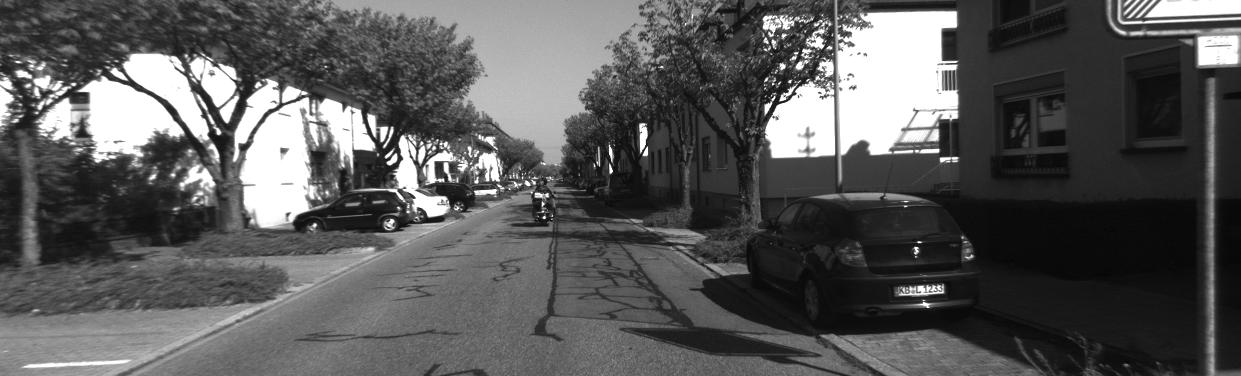
#> input picture exercise7/data/000000.png, 1241 x 376 px, found by its file name
$ python runner.py   (older library calls are emulated)
#> lines starting #> are read from the running program, lines starting #| are printed output that depends on the picture
#> in load_image, color_image is the input picture: shape (376, 1241, 3); min 6, max 255, mean 89
### tools/utils/image.py
from operator import matmul
from matplotlib import image
import numpy as np
import cv2 # OpenCV
import math
from matplotlib import pyplot as plt
import os

from ..utils.process_text_file import ProcessTextFile

class Image:
    def __init__(self):
        self.gs = []

    def load_image(self, image_fname, display=False):
        color_image = cv2.imread(image_fname)
        self.gs = cv2.cvtColor(color_image, cv2.COLOR_BGR2GRAY)

        if display:
            Image.imshow(self.gs)

        return

    # [21 lines left out: functions imresize, display_image, imagesc, not called in this run]

    @staticmethod
    def normalize(img):

        return (img - img.min()) / (img.max() - img.min() + 1e-5)

    # [14 lines left out: functions imshow, meshgrid, not called in this run]

### tools/algo/harris.py
from operator import matmul
from os import stat
from matplotlib import image
import numpy as np
from numpy.core.fromnumeric import sort
from scipy.spatial.distance import cdist
import cv2 # OpenCV
import math
from matplotlib import pyplot as plt
import os
from tools.utils.image import Image

class Harris:
    def __init__(self, params):
        self.corner_patch_size = params["corner_patch_size"]
        self.harris_kappa = params["harris_kappa"]
        self.num_keypoints = params["num_keypoints"]
        self.nonmaximum_suppression_radius = params["nonmaximum_suppression_radius"]
        self.descriptor_radius = params["descriptor_radius"]
        self.match_lambda = params["match_lambda"]

        self.sobel = {'x' : np.array([-1., 0., 1., -2., 0., 2., -1., 0., 1.]).reshape((3,3))\
            , 'y' : np.array([-1., -2., -1., 0., 0., 0., 1., 2., 1.]).reshape((3,3))}

    def compute_haris_score(self, img):

        sum_Ix_squared, sum_Iy_squared, sum_IxIy_squared = self.convolve_sobel_xy(img)

        R_harris = sum_Ix_squared * sum_Iy_squared - sum_IxIy_squared * sum_IxIy_squared - self.harris_kappa * (sum_Ix_squared + sum_Iy_squared)**2

        R_harris[R_harris < 0] = 0

        return R_harris

    def compute_shi_tomasi_score(self, img):

        sum_Ix_squared, sum_Iy_squared, sum_IxIy_squared = self.convolve_sobel_xy(img)
#> in convolve_sobel_xy, `Ix_squared, Iy_squared, IxIy = Ix**2, Iy**2, Ix * Iy`:
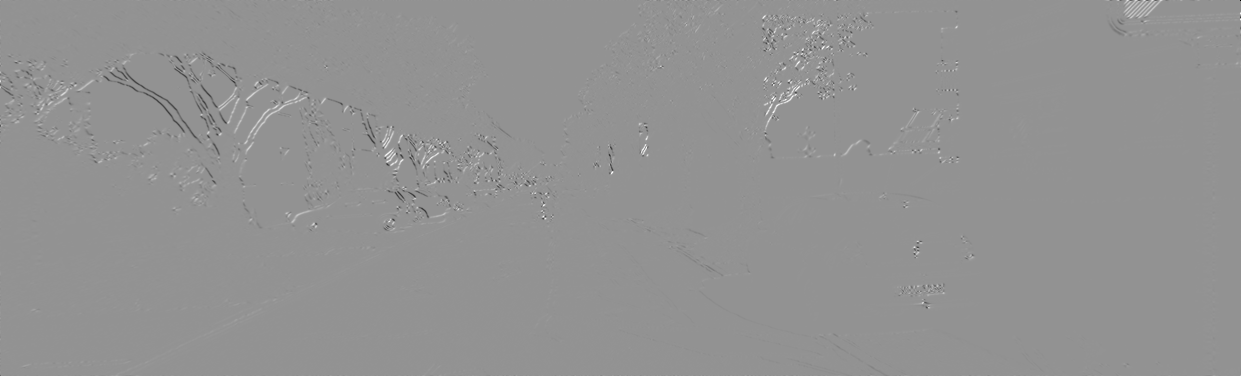
#> IxIy: shape (376, 1241) float64; min -9, max 6.62, mean 0.00029; drawn with min black and max white
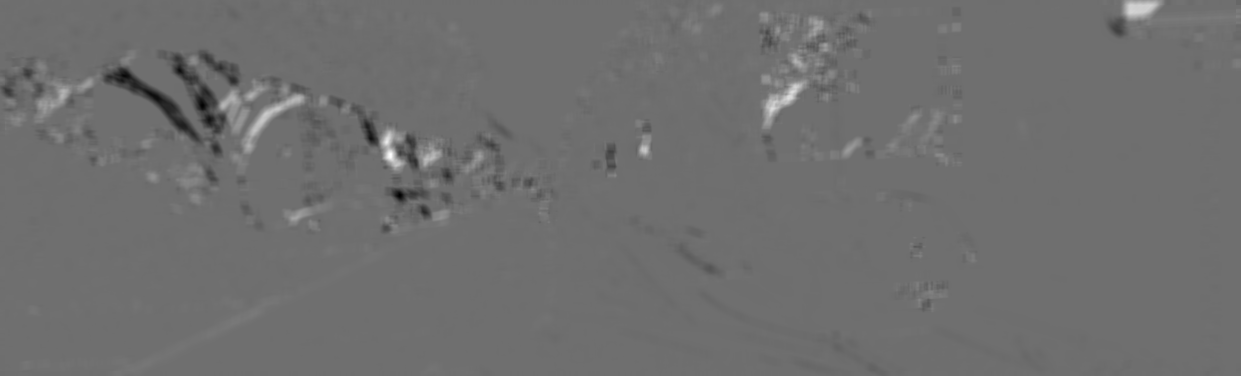
#> sum_IxIy_squared: shape (376, 1241) float64; min -128.9, max 167.1, mean 0; drawn with min black and max white

        trace = sum_Ix_squared + sum_Iy_squared

        determinant = sum_Ix_squared * sum_Iy_squared - sum_IxIy_squared**2

        R_shi_tomasi = trace / 2 - (trace**2 / 4 - determinant)**0.5

        R_shi_tomasi[R_shi_tomasi < 0] = 0
#> R_shi_tomasi: shape (376, 1241) float64; min 0, max 130.9, mean 3.9

        return R_shi_tomasi

    def convolve_sobel_xy(self, img):

        img_normalized = img.copy() / np.max(img)

        Ix, Iy = cv2.filter2D(img_normalized, -1, self.sobel["x"], borderType=cv2.BORDER_CONSTANT), cv2.filter2D(img_normalized, -1, self.sobel["y"], borderType=cv2.BORDER_CONSTANT)

        Ix_squared, Iy_squared, IxIy = Ix**2, Iy**2, Ix * Iy

        patch = np.ones((self.corner_patch_size, self.corner_patch_size))

        return cv2.filter2D(Ix_squared, -1, patch, borderType=cv2.BORDER_CONSTANT), cv2.filter2D(Iy_squared, -1, patch, borderType=cv2.BORDER_CONSTANT), cv2.filter2D(IxIy, -1, patch, borderType=cv2.BORDER_CONSTANT)

    # [18 lines left out: function convolve, not called in this run]

    def select_keypoints(self, score_mat):

        r = self.nonmaximum_suppression_radius

        keypoints = np.zeros((self.num_keypoints ,2)).astype(int)

        padded_score_mat = np.array(Harris.padarray(score_mat, 2*r))

        for i in range(self.num_keypoints):
            kp = np.argmax(padded_score_mat)
            kp = Harris.ind2sub(padded_score_mat.shape, kp)
            keypoints[i,:] = np.asarray(kp).astype(int) - r
            padded_score_mat[kp[0]-r:kp[0]+r, kp[1]-r:kp[1]+r] = 0

        return keypoints

    def plot_keypoints(self, keypoints, linestyle="x", marker_size=3):

        keypoints_tmp = Harris.col2row_matrix(keypoints)

        plt.plot(keypoints_tmp[:,1], keypoints_tmp[:,0], marker=linestyle, linestyle=" ", markersize=marker_size, color="r")

        return

    def get_keypoint_descriptors(self, keypoints, img):

        # keypoints_tmp = Harris.col2row_matrix(keypoints)

        r = self.descriptor_radius

        # descriptors = np.zeros((keypoints_tmp.shape[0],(2*r)**2))

        padded_img = np.array(Harris.padarray(img, 2*r))

        # for i in range(keypoints_tmp.shape[0]):
        #     kp = (keypoints_tmp[i,:] + r).astype(np.int)
        #     descriptors[i,:] = np.reshape(padded_img[kp[0]-r:kp[0]+r, kp[1]-r:kp[1]+r], (1,-1))

        descriptors = np.zeros((keypoints.shape[0],(2*r)**2))
        for i in range(keypoints.shape[0]):
            kp = (keypoints[i,:] + r).astype(np.int)
            descriptors[i,:] = np.reshape(padded_img[kp[0]-r:kp[0]+r, kp[1]-r:kp[1]+r], (1,-1))


        return descriptors

    def get_keypoints_descriptors_from_image(self, img_path):

        img = Image()
        img.load_image(img_path)

        score_harris = self.compute_haris_score(img.gs)
        score_harris = Image.normalize(score_harris)

        keypoints = self.select_keypoints(score_harris)

        return keypoints, self.get_keypoint_descriptors(keypoints, img.gs)

    # [37 lines left out: functions match_descriptors, plot_matches, not called in this run]

    @staticmethod
    def col2row_matrix(mat):

        mat_tmp = mat.copy()
        if mat.shape[1] > mat.shape[0]:
            mat_tmp = np.transpose(mat_tmp)

        return mat_tmp

    @staticmethod
    def padarray(array, corner_patch_size):

        array_padded = array.copy()

        patch_radius = math.floor(corner_patch_size / 2)

        array_padded = cv2.copyMakeBorder(array, patch_radius, patch_radius, patch_radius, patch_radius, cv2.BORDER_CONSTANT)

        return array_padded

    @staticmethod
    def ind2sub(sz, ind):

        row = ind // sz[1]
        col = ind % sz[1]

        return (row, col)

### exercise3/runner.py
from os import device_encoding
import cv2 # OpenCV
import matplotlib as mtplb
import numpy as np
import argparse as ap
import pathlib
from matplotlib import pyplot as plt
import os
import sys
sys.path.append(".")

from tools.utils.process_text_file import ProcessTextFile
from tools.algo.perspective_projection import PerspectiveProjection
from tools.algo.dlt import DLT
from tools.utils.animation import Animation
from tools.geometry.rotations import Rotations
from tools.utils.image import Image
from tools.algo.harris import Harris

# Initial parameters
params = dict()
params["corner_patch_size"] = 9
params["harris_kappa"] = 0.08
params["num_keypoints"] = 200
params["nonmaximum_suppression_radius"] = 8
params["descriptor_radius"] = 9
params["match_lambda"] = 4

img = Image()
current_file_path = str(pathlib.Path(__file__).parent.absolute()) + "/data"
img.load_image(current_file_path + '/000000.png')

# Part 1 - Calculate Corner Response Functions
# Shi-Tomasi
harris = Harris(params)
score_shi_tomasi = harris.compute_shi_tomasi_score(img.gs)
score_shi_tomasi = Image.normalize(score_shi_tomasi)

# Harris
score_harris = harris.compute_haris_score(img.gs)
#> in compute_haris_score, `R_harris = sum_Ix_squared * sum_Iy_squared - sum_IxIy_squared * sum_Ix..`:
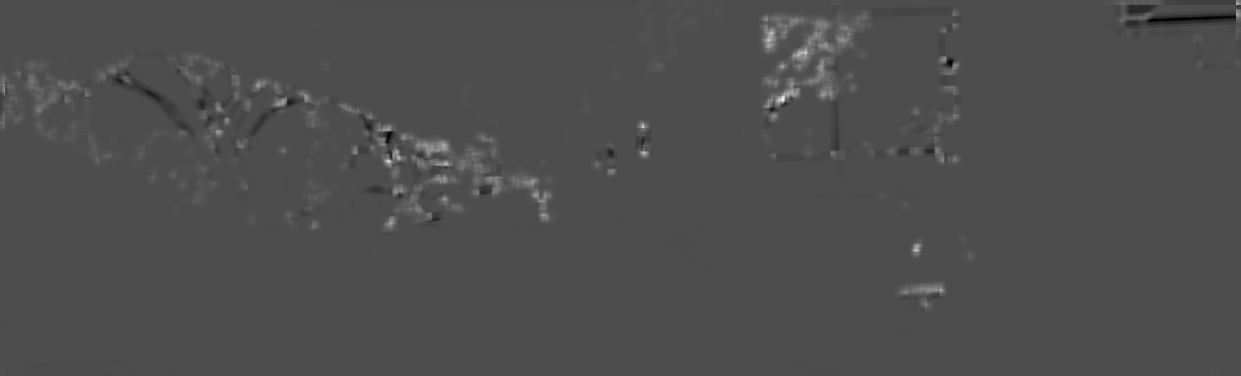
#> R_harris: shape (376, 1241) float64; min -9023.2, max 20623.8, mean 106.4; drawn with min black and max white
score_harris = Image.normalize(score_harris)

plt.figure(1)
plt.subplot(311)
plt.imshow(img.gs)

plt.subplot(312)
plt.imshow(score_shi_tomasi)

plt.subplot(313)
plt.imshow(score_harris)
plt.show()

# plt.pause(10)
plt.close()

# Part 2 - Select keypoints
keypoints = harris.select_keypoints(score_harris)
#> the loop in select_keypoints, `for i in range(self.num_keypoints):` made 200 passes
#> (row in ind2sub, col in ind2sub) on passes 1 to 3: (107, 791), (169, 396), (60, 813)
#> after the loop in select_keypoints, `for i in range(self.num_keypoints):`:
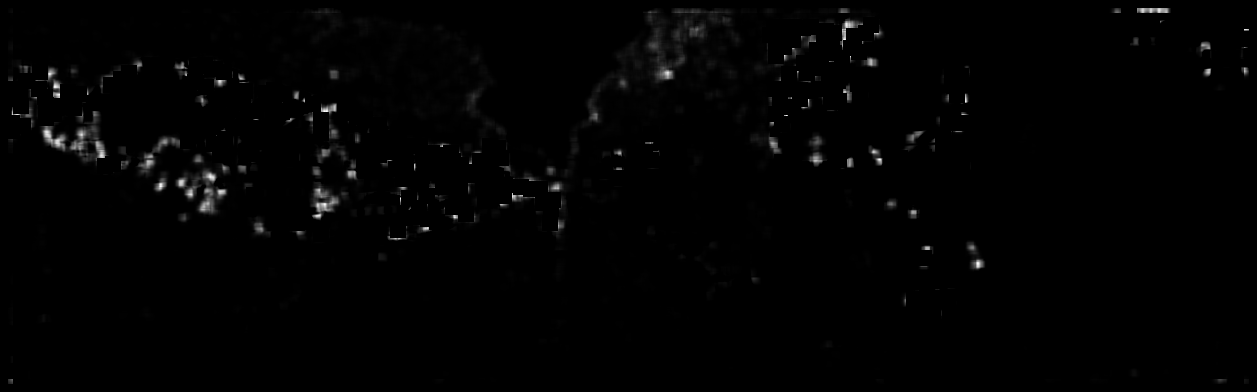
#> padded_score_mat: shape (392, 1257) float64; min 0, max 0.103, mean 0.000986; drawn with min black and max white
#> after the loop in select_keypoints, `for i in range(self.num_keypoints):`: keypoints = 200 pairs, first value 4 to 304, second value 4 to 1236

plt.figure(2)
plt.subplot(211)
plt.imshow(img.gs)

plt.subplot(212)
harris.plot_keypoints(keypoints)
#> in col2row_matrix, `mat_tmp = mat.copy()`: mat_tmp has the same summary as keypoints in select_keypoints
#> in plot_keypoints, `keypoints_tmp = Harris.col2row_matrix(keypoints)`: keypoints_tmp has the same summary as keypoints in select_keypoints
plt.imshow(img.gs)
plt.show()

# plt.pause(10)
plt.close()

# Part 3 - Describe keypoints and show 16 strongest keypoint descriptors
descriptors = harris.get_keypoint_descriptors(keypoints, img.gs)
#> call 2 of padarray, with corner_patch_size = 18
#> in padarray (call 2), `array_padded = cv2.copyMakeBorder(array, patch_radius, patch_radius, p..`:
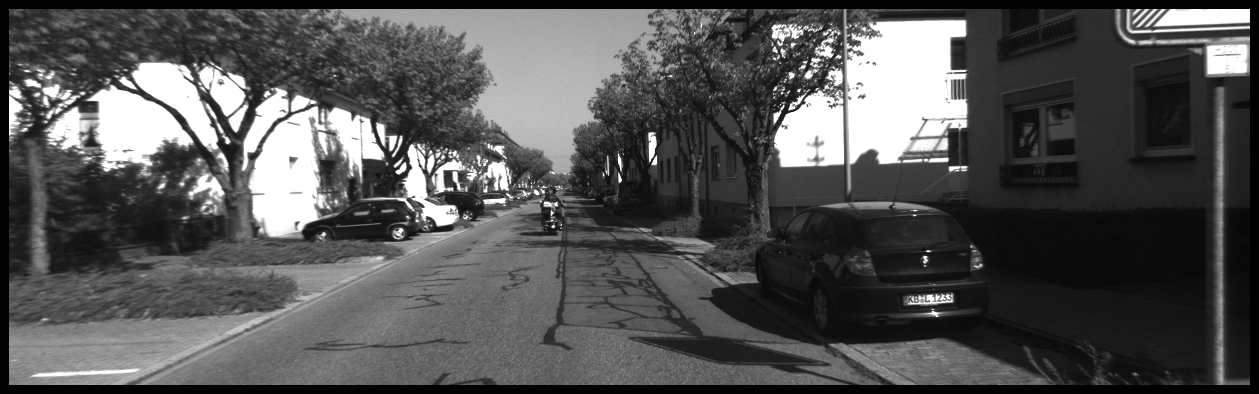
#> array_padded: shape (394, 1259); min 0, max 255, mean 83.7
#> the loop in get_keypoint_descriptors, `for i in range(keypoints.shape[0]):` made 200 passes
#> kp on passes 1 to 3: [108, 792], [170, 397], [61, 814]
#> after the loop in get_keypoint_descriptors, `for i in range(keypoints.shape[0]):`:
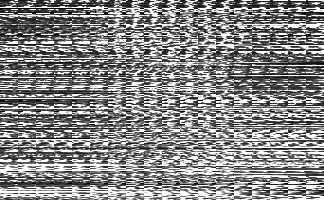
#> descriptors: shape (200, 324) float64; min 0, max 255, mean 135.5

plt.figure(3)

# plot the 16 descriptors with the highest Harris score
for i in range(16):
    plt.subplot(4,4,i+1)
    descriptor = np.reshape(descriptors[i,:], (2*params["descriptor_radius"], 2*params["descriptor_radius"]))
    descriptor = Image.normalize(descriptor)
    plt.imshow(descriptor)

plt.show()
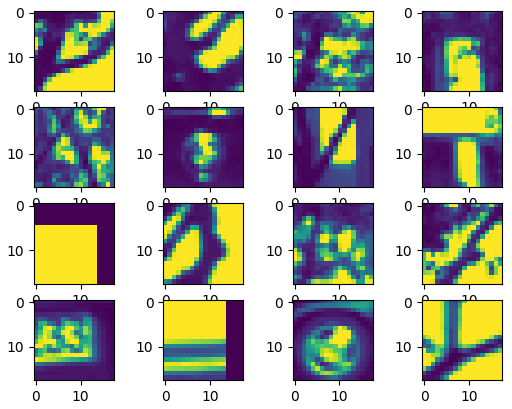
#> figure drawn by matplotlib, 16 panels
# plt.pause(1)
plt.close()

# Part 4 - Match descriptors beetween first two images
descriptors_frame_1 = descriptors

# get descriptors for frame 2
img2_path = current_file_path + '/000001.png'

keypoints_frame_2, descriptors_frame_2 = harris.get_keypoints_descriptors_from_image(img2_path)
#> (the run stopped early here; a loop or call above may not have finished)
